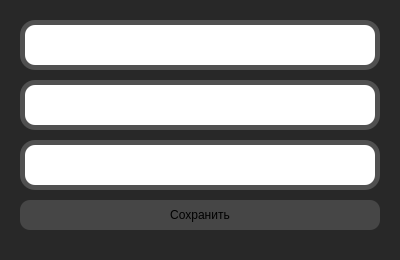
             <widget class="QWidget" name="show_11" native="true">
              <property name="enabled">
               <bool>true</bool>
              </property>
              <property name="sizePolicy">
               <sizepolicy hsizetype="Expanding" vsizetype="Expanding">
                <horstretch>0</horstretch>
                <verstretch>0</verstretch>
               </sizepolicy>
              </property>
              <property name="minimumSize">
               <size>
                <width>400</width>
                <height>150</height>
               </size>
              </property>
              <property name="styleSheet">
               <string notr="true">background-color:rgb(40,40,40);
border-radius: 30px;</string>
              </property>
              <layout class="QGridLayout" name="gridLayout_43">
               <property name="leftMargin">
                <number>20</number>
               </property>
               <property name="topMargin">
                <number>0</number>
               </property>
               <property name="rightMargin">
                <number>20</number>
               </property>
               <property name="bottomMargin">
                <number>0</number>
               </property>
               <property name="spacing">
                <number>0</number>
               </property>
               <item row="2" column="0">
                <spacer name="verticalSpacer_68">
                 <property name="orientation">
                  <enum>Qt::Orientation::Vertical</enum>
                 </property>
                 <property name="sizeType">
                  <enum>QSizePolicy::Policy::Minimum</enum>
                 </property>
                 <property name="sizeHint" stdset="0">
                  <size>
                   <width>20</width>
                   <height>10</height>
                  </size>
                 </property>
                </spacer>
               </item>
               <item row="5" column="0">
                <widget class="QWidget" name="widget_41" native="true">
                 <property name="sizePolicy">
                  <sizepolicy hsizetype="Preferred" vsizetype="Preferred">
                   <horstretch>20</horstretch>
                   <verstretch>10</verstretch>
                  </sizepolicy>
                 </property>
                 <property name="minimumSize">
                  <size>
                   <width>300</width>
                   <height>30</height>
                  </size>
                 </property>
                 <property name="maximumSize">
                  <size>
                   <width>16777215</width>
                   <height>50</height>
                  </size>
                 </property>
                 <property name="styleSheet">
                  <string notr="true">background-color: rgb(80,80,80);
border-radius: 15px</string>
                 </property>
                 <layout class="QGridLayout" name="gridLayout_44">
                  <property name="leftMargin">
                   <number>5</number>
                  </property>
                  <property name="topMargin">
                   <number>5</number>
                  </property>
                  <property name="rightMargin">
                   <number>5</number>
                  </property>
                  <property name="bottomMargin">
                   <number>5</number>
                  </property>
                  <property name="spacing">
                   <number>0</number>
                  </property>
                  <item row="0" column="0">
                   <widget class="QPlainTextEdit" name="plainTextEdit_25">
                    <property name="minimumSize">
                     <size>
                      <width>280</width>
                      <height>20</height>
                     </size>
                    </property>
                    <property name="palette">
                     <palette>
                      <active>
                       <colorrole role="Button">
                        <brush brushstyle="SolidPattern">
                         <color alpha="255">
                          <red>255</red>
                          <green>255</green>
                          <blue>255</blue>
                         </color>
                        </brush>
                       </colorrole>
                       <colorrole role="Text">
                        <brush brushstyle="SolidPattern">
                         <color alpha="255">
                          <red>0</red>
                          <green>0</green>
                          <blue>0</blue>
                         </color>
                        </brush>
                       </colorrole>
                       <colorrole role="Base">
                        <brush brushstyle="SolidPattern">
                         <color alpha="255">
                          <red>255</red>
                          <green>255</green>
                          <blue>255</blue>
                         </color>
                        </brush>
                       </colorrole>
                       <colorrole role="Window">
                        <brush brushstyle="SolidPattern">
                         <color alpha="255">
                          <red>255</red>
                          <green>255</green>
                          <blue>255</blue>
                         </color>
                        </brush>
                       </colorrole>
                      </active>
                      <inactive>
                       <colorrole role="Button">
                        <brush brushstyle="SolidPattern">
                         <color alpha="255">
                          <red>255</red>
                          <green>255</green>
                          <blue>255</blue>
                         </color>
                        </brush>
                       </colorrole>
                       <colorrole role="Text">
                        <brush brushstyle="SolidPattern">
                         <color alpha="255">
                          <red>0</red>
                          <green>0</green>
                          <blue>0</blue>
                         </color>
                        </brush>
                       </colorrole>
                       <colorrole role="Base">
                        <brush brushstyle="SolidPattern">
                         <color alpha="255">
                          <red>255</red>
                          <green>255</green>
                          <blue>255</blue>
                         </color>
                        </brush>
                       </colorrole>
                       <colorrole role="Window">
                        <brush brushstyle="SolidPattern">
                         <color alpha="255">
                          <red>255</red>
                          <green>255</green>
                          <blue>255</blue>
                         </color>
                        </brush>
                       </colorrole>
                      </inactive>
                      <disabled>
                       <colorrole role="Button">
                        <brush brushstyle="SolidPattern">
                         <color alpha="255">
                          <red>255</red>
                          <green>255</green>
                          <blue>255</blue>
                         </color>
                        </brush>
                       </colorrole>
                       <colorrole role="Base">
                        <brush brushstyle="SolidPattern">
                         <color alpha="255">
                          <red>255</red>
                          <green>255</green>
                          <blue>255</blue>
                         </color>
                        </brush>
                       </colorrole>
                       <colorrole role="Window">
                        <brush brushstyle="SolidPattern">
                         <color alpha="255">
                          <red>255</red>
                          <green>255</green>
                          <blue>255</blue>
                         </color>
                        </brush>
                       </colorrole>
                      </disabled>
                     </palette>
                    </property>
                    <property name="styleSheet">
                     <string notr="true">background-color: rgb(255,255,255);
border-radius: 10px;</string>
                    </property>
                    <property name="placeholderText">
                     <string/>
                    </property>
                   </widget>
                  </item>
                 </layout>
                </widget>
               </item>
               <item row="4" column="0">
                <spacer name="verticalSpacer_69">
                 <property name="orientation">
                  <enum>Qt::Orientation::Vertical</enum>
                 </property>
                 <property name="sizeType">
                  <enum>QSizePolicy::Policy::Minimum</enum>
                 </property>
                 <property name="sizeHint" stdset="0">
                  <size>
                   <width>20</width>
                   <height>10</height>
                  </size>
                 </property>
                </spacer>
               </item>
               <item row="1" column="0">
                <widget class="QWidget" name="widget_42" native="true">
                 <property name="sizePolicy">
                  <sizepolicy hsizetype="Preferred" vsizetype="Preferred">
                   <horstretch>20</horstretch>
                   <verstretch>10</verstretch>
                  </sizepolicy>
                 </property>
                 <property name="minimumSize">
                  <size>
                   <width>300</width>
                   <height>30</height>
                  </size>
                 </property>
                 <property name="maximumSize">
                  <size>
                   <width>16777215</width>
                   <height>50</height>
                  </size>
                 </property>
                 <property name="styleSheet">
                  <string notr="true">background-color: rgb(80,80,80);
border-radius: 15px</string>
                 </property>
                 <layout class="QGridLayout" name="gridLayout_45">
                  <property name="leftMargin">
                   <number>5</number>
                  </property>
                  <property name="topMargin">
                   <number>5</number>
                  </property>
                  <property name="rightMargin">
                   <number>5</number>
                  </property>
                  <property name="bottomMargin">
                   <number>5</number>
                  </property>
                  <property name="spacing">
                   <number>0</number>
                  </property>
                  <item row="0" column="0">
                   <widget class="QPlainTextEdit" name="plainTextEdit_26">
                    <property name="enabled">
                     <bool>true</bool>
                    </property>
                    <property name="minimumSize">
                     <size>
                      <width>280</width>
                      <height>20</height>
                     </size>
                    </property>
                    <property name="palette">
                     <palette>
                      <active>
                       <colorrole role="Button">
                        <brush brushstyle="SolidPattern">
                         <color alpha="255">
                          <red>255</red>
                          <green>255</green>
                          <blue>255</blue>
                         </color>
                        </brush>
                       </colorrole>
                       <colorrole role="Base">
                        <brush brushstyle="SolidPattern">
                         <color alpha="255">
                          <red>255</red>
                          <green>255</green>
                          <blue>255</blue>
                         </color>
                        </brush>
                       </colorrole>
                       <colorrole role="Window">
                        <brush brushstyle="SolidPattern">
                         <color alpha="255">
                          <red>255</red>
                          <green>255</green>
                          <blue>255</blue>
                         </color>
                        </brush>
                       </colorrole>
                      </active>
                      <inactive>
                       <colorrole role="Button">
                        <brush brushstyle="SolidPattern">
                         <color alpha="255">
                          <red>255</red>
                          <green>255</green>
                          <blue>255</blue>
                         </color>
                        </brush>
                       </colorrole>
                       <colorrole role="Base">
                        <brush brushstyle="SolidPattern">
                         <color alpha="255">
                          <red>255</red>
                          <green>255</green>
                          <blue>255</blue>
                         </color>
                        </brush>
                       </colorrole>
                       <colorrole role="Window">
                        <brush brushstyle="SolidPattern">
                         <color alpha="255">
                          <red>255</red>
                          <green>255</green>
                          <blue>255</blue>
                         </color>
                        </brush>
                       </colorrole>
                      </inactive>
                      <disabled>
                       <colorrole role="Button">
                        <brush brushstyle="SolidPattern">
                         <color alpha="255">
                          <red>255</red>
                          <green>255</green>
                          <blue>255</blue>
                         </color>
                        </brush>
                       </colorrole>
                       <colorrole role="Base">
                        <brush brushstyle="SolidPattern">
                         <color alpha="255">
                          <red>255</red>
                          <green>255</green>
                          <blue>255</blue>
                         </color>
                        </brush>
                       </colorrole>
                       <colorrole role="Window">
                        <brush brushstyle="SolidPattern">
                         <color alpha="255">
                          <red>255</red>
                          <green>255</green>
                          <blue>255</blue>
                         </color>
                        </brush>
                       </colorrole>
                      </disabled>
                     </palette>
                    </property>
                    <property name="font">
                     <font>
                      <pointsize>12</pointsize>
                     </font>
                    </property>
                    <property name="styleSheet">
                     <string notr="true">background-color: rgb(255,255,255);
border-radius: 10px;</string>
                    </property>
                    <property name="plainText">
                     <string/>
                    </property>
                    <property name="placeholderText">
                     <string/>
                    </property>
                   </widget>
                  </item>
                 </layout>
                </widget>
               </item>
               <item row="3" column="0">
                <widget class="QWidget" name="widget_43" native="true">
                 <property name="sizePolicy">
                  <sizepolicy hsizetype="Preferred" vsizetype="Preferred">
                   <horstretch>20</horstretch>
                   <verstretch>10</verstretch>
                  </sizepolicy>
                 </property>
                 <property name="minimumSize">
                  <size>
                   <width>300</width>
                   <height>30</height>
                  </size>
                 </property>
                 <property name="maximumSize">
                  <size>
                   <width>16777215</width>
                   <height>50</height>
                  </size>
                 </property>
                 <property name="styleSheet">
                  <string notr="true">background-color: rgb(80,80,80);
border-radius: 15px</string>
                 </property>
                 <layout class="QGridLayout" name="gridLayout_46">
                  <property name="leftMargin">
                   <number>5</number>
                  </property>
                  <property name="topMargin">
                   <number>5</number>
                  </property>
                  <property name="rightMargin">
                   <number>5</number>
                  </property>
                  <property name="bottomMargin">
                   <number>5</number>
                  </property>
                  <property name="spacing">
                   <number>0</number>
                  </property>
                  <item row="0" column="0">
                   <widget class="QPlainTextEdit" name="plainTextEdit_27">
                    <property name="enabled">
                     <bool>true</bool>
                    </property>
                    <property name="minimumSize">
                     <size>
                      <width>280</width>
                      <height>20</height>
                     </size>
                    </property>
                    <property name="palette">
                     <palette>
                      <active>
                       <colorrole role="Button">
                        <brush brushstyle="SolidPattern">
                         <color alpha="255">
                          <red>255</red>
                          <green>255</green>
                          <blue>255</blue>
                         </color>
                        </brush>
                       </colorrole>
                       <colorrole role="Text">
                        <brush brushstyle="SolidPattern">
                         <color alpha="255">
                          <red>0</red>
                          <green>0</green>
                          <blue>0</blue>
                         </color>
                        </brush>
                       </colorrole>
                       <colorrole role="Base">
                        <brush brushstyle="SolidPattern">
                         <color alpha="255">
                          <red>255</red>
                          <green>255</green>
                          <blue>255</blue>
                         </color>
                        </brush>
                       </colorrole>
                       <colorrole role="Window">
                        <brush brushstyle="SolidPattern">
                         <color alpha="255">
                          <red>255</red>
                          <green>255</green>
                          <blue>255</blue>
                         </color>
                        </brush>
                       </colorrole>
                      </active>
                      <inactive>
                       <colorrole role="Button">
                        <brush brushstyle="SolidPattern">
                         <color alpha="255">
                          <red>255</red>
                          <green>255</green>
                          <blue>255</blue>
                         </color>
                        </brush>
                       </colorrole>
                       <colorrole role="Text">
                        <brush brushstyle="SolidPattern">
                         <color alpha="255">
                          <red>0</red>
                          <green>0</green>
                          <blue>0</blue>
                         </color>
                        </brush>
                       </colorrole>
                       <colorrole role="Base">
                        <brush brushstyle="SolidPattern">
                         <color alpha="255">
                          <red>255</red>
                          <green>255</green>
                          <blue>255</blue>
                         </color>
                        </brush>
                       </colorrole>
                       <colorrole role="Window">
                        <brush brushstyle="SolidPattern">
                         <color alpha="255">
                          <red>255</red>
                          <green>255</green>
                          <blue>255</blue>
                         </color>
                        </brush>
                       </colorrole>
                      </inactive>
                      <disabled>
                       <colorrole role="Button">
                        <brush brushstyle="SolidPattern">
                         <color alpha="255">
                          <red>255</red>
                          <green>255</green>
                          <blue>255</blue>
                         </color>
                        </brush>
                       </colorrole>
                       <colorrole role="Base">
                        <brush brushstyle="SolidPattern">
                         <color alpha="255">
                          <red>255</red>
                          <green>255</green>
                          <blue>255</blue>
                         </color>
                        </brush>
                       </colorrole>
                       <colorrole role="Window">
                        <brush brushstyle="SolidPattern">
                         <color alpha="255">
                          <red>255</red>
                          <green>255</green>
                          <blue>255</blue>
                         </color>
                        </brush>
                       </colorrole>
                      </disabled>
                     </palette>
                    </property>
                    <property name="styleSheet">
                     <string notr="true">background-color: rgb(255,255,255);
border-radius: 10px;</string>
                    </property>
                    <property name="placeholderText">
                     <string/>
                    </property>
                   </widget>
                  </item>
                 </layout>
                </widget>
               </item>
               <item row="0" column="0">
                <spacer name="verticalSpacer_70">
                 <property name="orientation">
                  <enum>Qt::Orientation::Vertical</enum>
                 </property>
                 <property name="sizeType">
                  <enum>QSizePolicy::Policy::Minimum</enum>
                 </property>
                 <property name="sizeHint" stdset="0">
                  <size>
                   <width>20</width>
                   <height>20</height>
                  </size>
                 </property>
                </spacer>
               </item>
               <item row="8" column="0">
                <spacer name="verticalSpacer_71">
                 <property name="orientation">
                  <enum>Qt::Orientation::Vertical</enum>
                 </property>
                 <property name="sizeType">
                  <enum>QSizePolicy::Policy::Expanding</enum>
                 </property>
                 <property name="sizeHint" stdset="0">
                  <size>
                   <width>20</width>
                   <height>30</height>
                  </size>
                 </property>
                </spacer>
               </item>
               <item row="7" column="0">
                <widget class="QPushButton" name="pushButton_20">
                 <property name="enabled">
                  <bool>true</bool>
                 </property>
                 <property name="minimumSize">
                  <size>
                   <width>0</width>
                   <height>30</height>
                  </size>
                 </property>
                 <property name="palette">
                  <palette>
                   <active>
                    <colorrole role="Button">
                     <brush brushstyle="SolidPattern">
                      <color alpha="255">
                       <red>70</red>
                       <green>70</green>
                       <blue>70</blue>
                      </color>
                     </brush>
                    </colorrole>
                    <colorrole role="Base">
                     <brush brushstyle="SolidPattern">
                      <color alpha="255">
                       <red>70</red>
                       <green>70</green>
                       <blue>70</blue>
                      </color>
                     </brush>
                    </colorrole>
                    <colorrole role="Window">
                     <brush brushstyle="SolidPattern">
                      <color alpha="255">
                       <red>70</red>
                       <green>70</green>
                       <blue>70</blue>
                      </color>
                     </brush>
                    </colorrole>
                   </active>
                   <inactive>
                    <colorrole role="Button">
                     <brush brushstyle="SolidPattern">
                      <color alpha="255">
                       <red>70</red>
                       <green>70</green>
                       <blue>70</blue>
                      </color>
                     </brush>
                    </colorrole>
                    <colorrole role="Base">
                     <brush brushstyle="SolidPattern">
                      <color alpha="255">
                       <red>70</red>
                       <green>70</green>
                       <blue>70</blue>
                      </color>
                     </brush>
                    </colorrole>
                    <colorrole role="Window">
                     <brush brushstyle="SolidPattern">
                      <color alpha="255">
                       <red>70</red>
                       <green>70</green>
                       <blue>70</blue>
                      </color>
                     </brush>
                    </colorrole>
                   </inactive>
                   <disabled>
                    <colorrole role="Button">
                     <brush brushstyle="SolidPattern">
                      <color alpha="255">
                       <red>70</red>
                       <green>70</green>
                       <blue>70</blue>
                      </color>
                     </brush>
                    </colorrole>
                    <colorrole role="Base">
                     <brush brushstyle="SolidPattern">
                      <color alpha="255">
                       <red>70</red>
                       <green>70</green>
                       <blue>70</blue>
                      </color>
                     </brush>
                    </colorrole>
                    <colorrole role="Window">
                     <brush brushstyle="SolidPattern">
                      <color alpha="255">
                       <red>70</red>
                       <green>70</green>
                       <blue>70</blue>
                      </color>
                     </brush>
                    </colorrole>
                   </disabled>
                  </palette>
                 </property>
                 <property name="styleSheet">
                  <string notr="true">background-color: rgb(70,70,70);
border-radius: 10px;</string>
                 </property>
                 <property name="text">
                  <string>Сохранить</string>
                 </property>
                </widget>
               </item>
               <item row="6" column="0">
                <spacer name="verticalSpacer_72">
                 <property name="orientation">
                  <enum>Qt::Orientation::Vertical</enum>
                 </property>
                 <property name="sizeType">
                  <enum>QSizePolicy::Policy::Minimum</enum>
                 </property>
                 <property name="sizeHint" stdset="0">
                  <size>
                   <width>20</width>
                   <height>10</height>
                  </size>
                 </property>
                </spacer>
               </item>
              </layout>
             </widget>
